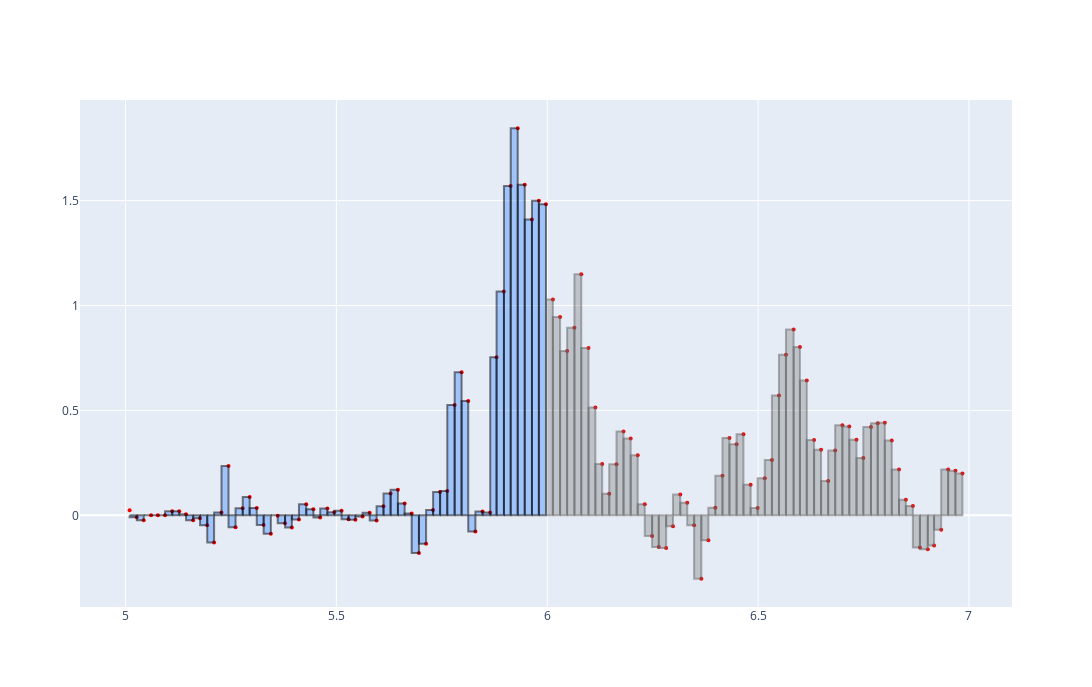

Notebook code for this chart:
### Markdown cell above
### From Data to Integrals ###

### Code cell
# smaller slice of time
df_slice = df[(df['time']>5) & (df['time']<7)]
time = df_slice['time'].values
accel = df_slice['az (m/s^2) shifted'].values
fig = go.Figure()
fig.add_trace(go.Scatter(x=time, y = accel, mode='markers',showlegend=False, marker=dict(color='red', size=4)))
#fig.show()

# add rectangles, e.g. Riemann sum, right endpoint approximation
for i in range(1,len(time)):
    t1 = time[i]
    t0 = time[i-1]
    a = accel[i]
    rect_t = [t0,t1,t1,t0,t0]
    rect_a = [0,0,a,a,0]
    if t1<6:
        fig.add_trace(go.Scatter(x=rect_t,y=rect_a,fill='toself',fillcolor='rgba(0, 100, 255, 0.3)',mode='lines',line=dict(color='rgba(0,0,0,0.5)'),
        showlegend=False))
    else:
        fig.add_trace(go.Scatter(x=rect_t,y=rect_a,fill='toself',fillcolor='rgba(100, 100, 100, 0.3)',mode='lines',line=dict(color='rgba(100,100,100,0.5)'),
        showlegend=False))
# Set figure size (in pixels)
fig.update_layout(
    width=1100,
    height=687
)
fig.show()

### Figure 1 — Plotly figure (JSON) as saved in the notebook; plotly's stock layout.template omitted (floating-point values rounded to 4 significant figures)
{"data": [{"marker": {"color": "red", "size": 4}, "mode": "markers", "showlegend": false, "type": "scatter", "x": [5.01, 5.027, 5.043, 5.061, 5.077, 5.094, 5.111, 5.127, 5.144, 5.16, 5.177, 5.194, 5.21, 5.228, 5.244, 5.261, 5.278, 5.294, 5.311, 5.328, 5.345, 5.361, 5.378, 5.395, 5.411, 5.429, 5.446, 5.462, 5.479, 5.495, 5.512, 5.529, 5.545, 5.562, 5.579, 5.595, 5.612, 5.629, 5.646, 5.662, 5.679, 5.696, 5.713, 5.729, 5.746, 5.763, 5.781, 5.797, 5.813, 5.83, 5.847, 5.865, 5.88, 5.897, 5.913, 5.93, 5.947, 5.964, 5.98, 5.997, 6.013, 6.03, 6.047, 6.064, 6.081, 6.098, 6.114, 6.13, 6.147, 6.164, 6.181, 6.198, 6.215, 6.231, 6.249, 6.264, 6.282, 6.298, 6.316, 6.332, 6.348, 6.365, 6.382, 6.399, 6.416, 6.432, 6.449, 6.465, 6.482, 6.499, 6.516, 6.533, 6.55, 6.566, 6.584, 6.599, 6.615, 6.633, 6.649, 6.666, 6.683, 6.7, 6.716, 6.733, 6.749, 6.768, 6.784, 6.8, 6.817, 6.834, 6.85, 6.867, 6.884, 6.902, 6.917, 6.934, 6.951, 6.968, 6.984], "y": [0.02433, -0.009171, -0.02347, 0.0004287, 0.0004287, 0.0004287, 0.01953, 0.01953, 0.005229, -0.02347, -0.01387, -0.04747, -0.1288, 0.01423, 0.2349, -0.05637, 0.03393, 0.08713, 0.03513, -0.04567, -0.08817, -0.001371, -0.03787, -0.05757, -0.01987, 0.05243, 0.02913, -0.009771, 0.03273, 0.01483, 0.02143, -0.01807, -0.02107, -0.005471, 0.01193, -0.02457, 0.04363, 0.104, 0.1219, 0.05663, 0.009329, -0.1798, -0.1356, 0.02593, 0.1114, 0.1155, 0.5264, 0.6822, 0.5452, -0.07707, 0.01843, 0.01333, 0.754, 1.067, 1.57, 1.844, 1.576, 1.41, 1.499, 1.482, 1.028, 0.9452, 0.7828, 0.8944, 1.148, 0.7978, 0.5137, 0.2447, 0.1033, 0.2438, 0.3999, 0.3662, 0.2864, 0.05343, -0.09807, -0.151, -0.1559, -0.05187, 0.09893, 0.06063, -0.04747, -0.3016, -0.1191, 0.03583, 0.1883, 0.369, 0.3391, 0.387, 0.1462, 0.03463, 0.1765, 0.2638, 0.5717, 0.7655, 0.8853, 0.802, 0.6432, 0.3592, 0.3126, 0.1634, 0.3085, 0.4298, 0.424, 0.3602, 0.273, 0.4207, 0.4386, 0.441, 0.3569, 0.219, 0.07463, 0.04463, -0.1534, -0.1615, -0.1436, -0.06897, 0.2191, 0.212, 0.1996]}, {"fill": "toself", "fillcolor": "rgba(0, 100, 255, 0.3)", "line": {"color": "rgba(0, 0, 0, 0.5)"}, "mode": "lines", "showlegend": false, "type": "scatter", "x": [5.01, 5.027, 5.027, 5.01, 5.01], "y": [0, 0, -0.009171, -0.009171, 0]}, {"fill": "toself", "fillcolor": "rgba(0, 100, 255, 0.3)", "line": {"color": "rgba(0, 0, 0, 0.5)"}, "mode": "lines", "showlegend": false, "type": "scatter", "x": [5.027, 5.043, 5.043, 5.027, 5.027], "y": [0, 0, -0.02347, -0.02347, 0]}, {"fill": "toself", "fillcolor": "rgba(0, 100, 255, 0.3)", "line": {"color": "rgba(0, 0, 0, 0.5)"}, "mode": "lines", "showlegend": false, "type": "scatter", "x": [5.043, 5.061, 5.061, 5.043, 5.043], "y": [0, 0, 0.0004287, 0.0004287, 0]}, {"fill": "toself", "fillcolor": "rgba(0, 100, 255, 0.3)", "line": {"color": "rgba(0, 0, 0, 0.5)"}, "mode": "lines", "showlegend": false, "type": "scatter", "x": [5.061, 5.077, 5.077, 5.061, 5.061], "y": [0, 0, 0.0004287, 0.0004287, 0]}, {"fill": "toself", "fillcolor": "rgba(0, 100, 255, 0.3)", "line": {"color": "rgba(0, 0, 0, 0.5)"}, "mode": "lines", "showlegend": false, "type": "scatter", "x": [5.077, 5.094, 5.094, 5.077, 5.077], "y": [0, 0, 0.0004287, 0.0004287, 0]}, {"fill": "toself", "fillcolor": "rgba(0, 100, 255, 0.3)", "line": {"color": "rgba(0, 0, 0, 0.5)"}, "mode": "lines", "showlegend": false, "type": "scatter", "x": [5.094, 5.111, 5.111, 5.094, 5.094], "y": [0, 0, 0.01953, 0.01953, 0]}, {"fill": "toself", "fillcolor": "rgba(0, 100, 255, 0.3)", "line": {"color": "rgba(0, 0, 0, 0.5)"}, "mode": "lines", "showlegend": false, "type": "scatter", "x": [5.111, 5.127, 5.127, 5.111, 5.111], "y": [0, 0, 0.01953, 0.01953, 0]}, {"fill": "toself", "fillcolor": "rgba(0, 100, 255, 0.3)", "line": {"color": "rgba(0, 0, 0, 0.5)"}, "mode": "lines", "showlegend": false, "type": "scatter", "x": [5.127, 5.144, 5.144, 5.127, 5.127], "y": [0, 0, 0.005229, 0.005229, 0]}, {"fill": "toself", "fillcolor": "rgba(0, 100, 255, 0.3)", "line": {"color": "rgba(0, 0, 0, 0.5)"}, "mode": "lines", "showlegend": false, "type": "scatter", "x": [5.144, 5.16, 5.16, 5.144, 5.144], "y": [0, 0, -0.02347, -0.02347, 0]}, {"fill": "toself", "fillcolor": "rgba(0, 100, 255, 0.3)", "line": {"color": "rgba(0, 0, 0, 0.5)"}, "mode": "lines", "showlegend": false, "type": "scatter", "x": [5.16, 5.177, 5.177, 5.16, 5.16], "y": [0, 0, -0.01387, -0.01387, 0]}, {"fill": "toself", "fillcolor": "rgba(0, 100, 255, 0.3)", "line": {"color": "rgba(0, 0, 0, 0.5)"}, "mode": "lines", "showlegend": false, "type": "scatter", "x": [5.177, 5.194, 5.194, 5.177, 5.177], "y": [0, 0, -0.04747, -0.04747, 0]}, {"fill": "toself", "fillcolor": "rgba(0, 100, 255, 0.3)", "line": {"color": "rgba(0, 0, 0, 0.5)"}, "mode": "lines", "showlegend": false, "type": "scatter", "x": [5.194, 5.21, 5.21, 5.194, 5.194], "y": [0, 0, -0.1288, -0.1288, 0]}, {"fill": "toself", "fillcolor": "rgba(0, 100, 255, 0.3)", "line": {"color": "rgba(0, 0, 0, 0.5)"}, "mode": "lines", "showlegend": false, "type": "scatter", "x": [5.21, 5.228, 5.228, 5.21, 5.21], "y": [0, 0, 0.01423, 0.01423, 0]}, {"fill": "toself", "fillcolor": "rgba(0, 100, 255, 0.3)", "line": {"color": "rgba(0, 0, 0, 0.5)"}, "mode": "lines", "showlegend": false, "type": "scatter", "x": [5.228, 5.244, 5.244, 5.228, 5.228], "y": [0, 0, 0.2349, 0.2349, 0]}, {"fill": "toself", "fillcolor": "rgba(0, 100, 255, 0.3)", "line": {"color": "rgba(0, 0, 0, 0.5)"}, "mode": "lines", "showlegend": false, "type": "scatter", "x": [5.244, 5.261, 5.261, 5.244, 5.244], "y": [0, 0, -0.05637, -0.05637, 0]}, {"fill": "toself", "fillcolor": "rgba(0, 100, 255, 0.3)", "line": {"color": "rgba(0, 0, 0, 0.5)"}, "mode": "lines", "showlegend": false, "type": "scatter", "x": [5.261, 5.278, 5.278, 5.261, 5.261], "y": [0, 0, 0.03393, 0.03393, 0]}, {"fill": "toself", "fillcolor": "rgba(0, 100, 255, 0.3)", "line": {"color": "rgba(0, 0, 0, 0.5)"}, "mode": "lines", "showlegend": false, "type": "scatter", "x": [5.278, 5.294, 5.294, 5.278, 5.278], "y": [0, 0, 0.08713, 0.08713, 0]}, {"fill": "toself", "fillcolor": "rgba(0, 100, 255, 0.3)", "line": {"color": "rgba(0, 0, 0, 0.5)"}, "mode": "lines", "showlegend": false, "type": "scatter", "x": [5.294, 5.311, 5.311, 5.294, 5.294], "y": [0, 0, 0.03513, 0.03513, 0]}, {"fill": "toself", "fillcolor": "rgba(0, 100, 255, 0.3)", "line": {"color": "rgba(0, 0, 0, 0.5)"}, "mode": "lines", "showlegend": false, "type": "scatter", "x": [5.311, 5.328, 5.328, 5.311, 5.311], "y": [0, 0, -0.04567, -0.04567, 0]}, {"fill": "toself", "fillcolor": "rgba(0, 100, 255, 0.3)", "line": {"color": "rgba(0, 0, 0, 0.5)"}, "mode": "lines", "showlegend": false, "type": "scatter", "x": [5.328, 5.345, 5.345, 5.328, 5.328], "y": [0, 0, -0.08817, -0.08817, 0]}, {"fill": "toself", "fillcolor": "rgba(0, 100, 255, 0.3)", "line": {"color": "rgba(0, 0, 0, 0.5)"}, "mode": "lines", "showlegend": false, "type": "scatter", "x": [5.345, 5.361, 5.361, 5.345, 5.345], "y": [0, 0, -0.001371, -0.001371, 0]}, {"fill": "toself", "fillcolor": "rgba(0, 100, 255, 0.3)", "line": {"color": "rgba(0, 0, 0, 0.5)"}, "mode": "lines", "showlegend": false, "type": "scatter", "x": [5.361, 5.378, 5.378, 5.361, 5.361], "y": [0, 0, -0.03787, -0.03787, 0]}, {"fill": "toself", "fillcolor": "rgba(0, 100, 255, 0.3)", "line": {"color": "rgba(0, 0, 0, 0.5)"}, "mode": "lines", "showlegend": false, "type": "scatter", "x": [5.378, 5.395, 5.395, 5.378, 5.378], "y": [0, 0, -0.05757, -0.05757, 0]}, {"fill": "toself", "fillcolor": "rgba(0, 100, 255, 0.3)", "line": {"color": "rgba(0, 0, 0, 0.5)"}, "mode": "lines", "showlegend": false, "type": "scatter", "x": [5.395, 5.411, 5.411, 5.395, 5.395], "y": [0, 0, -0.01987, -0.01987, 0]}, {"fill": "toself", "fillcolor": "rgba(0, 100, 255, 0.3)", "line": {"color": "rgba(0, 0, 0, 0.5)"}, "mode": "lines", "showlegend": false, "type": "scatter", "x": [5.411, 5.429, 5.429, 5.411, 5.411], "y": [0, 0, 0.05243, 0.05243, 0]}, {"fill": "toself", "fillcolor": "rgba(0, 100, 255, 0.3)", "line": {"color": "rgba(0, 0, 0, 0.5)"}, "mode": "lines", "showlegend": false, "type": "scatter", "x": [5.429, 5.446, 5.446, 5.429, 5.429], "y": [0, 0, 0.02913, 0.02913, 0]}, {"fill": "toself", "fillcolor": "rgba(0, 100, 255, 0.3)", "line": {"color": "rgba(0, 0, 0, 0.5)"}, "mode": "lines", "showlegend": false, "type": "scatter", "x": [5.446, 5.462, 5.462, 5.446, 5.446], "y": [0, 0, -0.009771, -0.009771, 0]}, {"fill": "toself", "fillcolor": "rgba(0, 100, 255, 0.3)", "line": {"color": "rgba(0, 0, 0, 0.5)"}, "mode": "lines", "showlegend": false, "type": "scatter", "x": [5.462, 5.479, 5.479, 5.462, 5.462], "y": [0, 0, 0.03273, 0.03273, 0]}, {"fill": "toself", "fillcolor": "rgba(0, 100, 255, 0.3)", "line": {"color": "rgba(0, 0, 0, 0.5)"}, "mode": "lines", "showlegend": false, "type": "scatter", "x": [5.479, 5.495, 5.495, 5.479, 5.479], "y": [0, 0, 0.01483, 0.01483, 0]}, {"fill": "toself", "fillcolor": "rgba(0, 100, 255, 0.3)", "line": {"color": "rgba(0, 0, 0, 0.5)"}, "mode": "lines", "showlegend": false, "type": "scatter", "x": [5.495, 5.512, 5.512, 5.495, 5.495], "y": [0, 0, 0.02143, 0.02143, 0]}, {"fill": "toself", "fillcolor": "rgba(0, 100, 255, 0.3)", "line": {"color": "rgba(0, 0, 0, 0.5)"}, "mode": "lines", "showlegend": false, "type": "scatter", "x": [5.512, 5.529, 5.529, 5.512, 5.512], "y": [0, 0, -0.01807, -0.01807, 0]}, {"fill": "toself", "fillcolor": "rgba(0, 100, 255, 0.3)", "line": {"color": "rgba(0, 0, 0, 0.5)"}, "mode": "lines", "showlegend": false, "type": "scatter", "x": [5.529, 5.545, 5.545, 5.529, 5.529], "y": [0, 0, -0.02107, -0.02107, 0]}, {"fill": "toself", "fillcolor": "rgba(0, 100, 255, 0.3)", "line": {"color": "rgba(0, 0, 0, 0.5)"}, "mode": "lines", "showlegend": false, "type": "scatter", "x": [5.545, 5.562, 5.562, 5.545, 5.545], "y": [0, 0, -0.005471, -0.005471, 0]}, {"fill": "toself", "fillcolor": "rgba(0, 100, 255, 0.3)", "line": {"color": "rgba(0, 0, 0, 0.5)"}, "mode": "lines", "showlegend": false, "type": "scatter", "x": [5.562, 5.579, 5.579, 5.562, 5.562], "y": [0, 0, 0.01193, 0.01193, 0]}, {"fill": "toself", "fillcolor": "rgba(0, 100, 255, 0.3)", "line": {"color": "rgba(0, 0, 0, 0.5)"}, "mode": "lines", "showlegend": false, "type": "scatter", "x": [5.579, 5.595, 5.595, 5.579, 5.579], "y": [0, 0, -0.02457, -0.02457, 0]}, {"fill": "toself", "fillcolor": "rgba(0, 100, 255, 0.3)", "line": {"color": "rgba(0, 0, 0, 0.5)"}, "mode": "lines", "showlegend": false, "type": "scatter", "x": [5.595, 5.612, 5.612, 5.595, 5.595], "y": [0, 0, 0.04363, 0.04363, 0]}, {"fill": "toself", "fillcolor": "rgba(0, 100, 255, 0.3)", "line": {"color": "rgba(0, 0, 0, 0.5)"}, "mode": "lines", "showlegend": false, "type": "scatter", "x": [5.612, 5.629, 5.629, 5.612, 5.612], "y": [0, 0, 0.104, 0.104, 0]}, {"fill": "toself", "fillcolor": "rgba(0, 100, 255, 0.3)", "line": {"color": "rgba(0, 0, 0, 0.5)"}, "mode": "lines", "showlegend": false, "type": "scatter", "x": [5.629, 5.646, 5.646, 5.629, 5.629], "y": [0, 0, 0.1219, 0.1219, 0]}, {"fill": "toself", "fillcolor": "rgba(0, 100, 255, 0.3)", "line": {"color": "rgba(0, 0, 0, 0.5)"}, "mode": "lines", "showlegend": false, "type": "scatter", "x": [5.646, 5.662, 5.662, 5.646, 5.646], "y": [0, 0, 0.05663, 0.05663, 0]}, {"fill": "toself", "fillcolor": "rgba(0, 100, 255, 0.3)", "line": {"color": "rgba(0, 0, 0, 0.5)"}, "mode": "lines", "showlegend": false, "type": "scatter", "x": [5.662, 5.679, 5.679, 5.662, 5.662], "y": [0, 0, 0.009329, 0.009329, 0]}, {"fill": "toself", "fillcolor": "rgba(0, 100, 255, 0.3)", "line": {"color": "rgba(0, 0, 0, 0.5)"}, "mode": "lines", "showlegend": false, "type": "scatter", "x": [5.679, 5.696, 5.696, 5.679, 5.679], "y": [0, 0, -0.1798, -0.1798, 0]}, {"fill": "toself", "fillcolor": "rgba(0, 100, 255, 0.3)", "line": {"color": "rgba(0, 0, 0, 0.5)"}, "mode": "lines", "showlegend": false, "type": "scatter", "x": [5.696, 5.713, 5.713, 5.696, 5.696], "y": [0, 0, -0.1356, -0.1356, 0]}, {"fill": "toself", "fillcolor": "rgba(0, 100, 255, 0.3)", "line": {"color": "rgba(0, 0, 0, 0.5)"}, "mode": "lines", "showlegend": false, "type": "scatter", "x": [5.713, 5.729, 5.729, 5.713, 5.713], "y": [0, 0, 0.02593, 0.02593, 0]}, {"fill": "toself", "fillcolor": "rgba(0, 100, 255, 0.3)", "line": {"color": "rgba(0, 0, 0, 0.5)"}, "mode": "lines", "showlegend": false, "type": "scatter", "x": [5.729, 5.746, 5.746, 5.729, 5.729], "y": [0, 0, 0.1114, 0.1114, 0]}, {"fill": "toself", "fillcolor": "rgba(0, 100, 255, 0.3)", "line": {"color": "rgba(0, 0, 0, 0.5)"}, "mode": "lines", "showlegend": false, "type": "scatter", "x": [5.746, 5.763, 5.763, 5.746, 5.746], "y": [0, 0, 0.1155, 0.1155, 0]}, {"fill": "toself", "fillcolor": "rgba(0, 100, 255, 0.3)", "line": {"color": "rgba(0, 0, 0, 0.5)"}, "mode": "lines", "showlegend": false, "type": "scatter", "x": [5.763, 5.781, 5.781, 5.763, 5.763], "y": [0, 0, 0.5264, 0.5264, 0]}, {"fill": "toself", "fillcolor": "rgba(0, 100, 255, 0.3)", "line": {"color": "rgba(0, 0, 0, 0.5)"}, "mode": "lines", "showlegend": false, "type": "scatter", "x": [5.781, 5.797, 5.797, 5.781, 5.781], "y": [0, 0, 0.6822, 0.6822, 0]}, {"fill": "toself", "fillcolor": "rgba(0, 100, 255, 0.3)", "line": {"color": "rgba(0, 0, 0, 0.5)"}, "mode": "lines", "showlegend": false, "type": "scatter", "x": [5.797, 5.813, 5.813, 5.797, 5.797], "y": [0, 0, 0.5452, 0.5452, 0]}, {"fill": "toself", "fillcolor": "rgba(0, 100, 255, 0.3)", "line": {"color": "rgba(0, 0, 0, 0.5)"}, "mode": "lines", "showlegend": false, "type": "scatter", "x": [5.813, 5.83, 5.83, 5.813, 5.813], "y": [0, 0, -0.07707, -0.07707, 0]}, {"fill": "toself", "fillcolor": "rgba(0, 100, 255, 0.3)", "line": {"color": "rgba(0, 0, 0, 0.5)"}, "mode": "lines", "showlegend": false, "type": "scatter", "x": [5.83, 5.847, 5.847, 5.83, 5.83], "y": [0, 0, 0.01843, 0.01843, 0]}, {"fill": "toself", "fillcolor": "rgba(0, 100, 255, 0.3)", "line": {"color": "rgba(0, 0, 0, 0.5)"}, "mode": "lines", "showlegend": false, "type": "scatter", "x": [5.847, 5.865, 5.865, 5.847, 5.847], "y": [0, 0, 0.01333, 0.01333, 0]}, {"fill": "toself", "fillcolor": "rgba(0, 100, 255, 0.3)", "line": {"color": "rgba(0, 0, 0, 0.5)"}, "mode": "lines", "showlegend": false, "type": "scatter", "x": [5.865, 5.88, 5.88, 5.865, 5.865], "y": [0, 0, 0.754, 0.754, 0]}, {"fill": "toself", "fillcolor": "rgba(0, 100, 255, 0.3)", "line": {"color": "rgba(0, 0, 0, 0.5)"}, "mode": "lines", "showlegend": false, "type": "scatter", "x": [5.88, 5.897, 5.897, 5.88, 5.88], "y": [0, 0, 1.067, 1.067, 0]}, {"fill": "toself", "fillcolor": "rgba(0, 100, 255, 0.3)", "line": {"color": "rgba(0, 0, 0, 0.5)"}, "mode": "lines", "showlegend": false, "type": "scatter", "x": [5.897, 5.913, 5.913, 5.897, 5.897], "y": [0, 0, 1.57, 1.57, 0]}, {"fill": "toself", "fillcolor": "rgba(0, 100, 255, 0.3)", "line": {"color": "rgba(0, 0, 0, 0.5)"}, "mode": "lines", "showlegend": false, "type": "scatter", "x": [5.913, 5.93, 5.93, 5.913, 5.913], "y": [0, 0, 1.844, 1.844, 0]}, {"fill": "toself", "fillcolor": "rgba(0, 100, 255, 0.3)", "line": {"color": "rgba(0, 0, 0, 0.5)"}, "mode": "lines", "showlegend": false, "type": "scatter", "x": [5.93, 5.947, 5.947, 5.93, 5.93], "y": [0, 0, 1.576, 1.576, 0]}, {"fill": "toself", "fillcolor": "rgba(0, 100, 255, 0.3)", "line": {"color": "rgba(0, 0, 0, 0.5)"}, "mode": "lines", "showlegend": false, "type": "scatter", "x": [5.947, 5.964, 5.964, 5.947, 5.947], "y": [0, 0, 1.41, 1.41, 0]}, {"fill": "toself", "fillcolor": "rgba(0, 100, 255, 0.3)", "line": {"color": "rgba(0, 0, 0, 0.5)"}, "mode": "lines", "showlegend": false, "type": "scatter", "x": [5.964, 5.98, 5.98, 5.964, 5.964], "y": [0, 0, 1.499, 1.499, 0]}, {"fill": "toself", "fillcolor": "rgba(0, 100, 255, 0.3)", "line": {"color": "rgba(0, 0, 0, 0.5)"}, "mode": "lines", "showlegend": false, "type": "scatter", "x": [5.98, 5.997, 5.997, 5.98, 5.98], "y": [0, 0, 1.482, 1.482, 0]}, {"fill": "toself", "fillcolor": "rgba(100, 100, 100, 0.3)", "line": {"color": "rgba(100,100,100,0.5)"}, "mode": "lines", "showlegend": false, "type": "scatter", "x": [5.997, 6.013, 6.013, 5.997, 5.997], "y": [0, 0, 1.028, 1.028, 0]}, {"fill": "toself", "fillcolor": "rgba(100, 100, 100, 0.3)", "line": {"color": "rgba(100,100,100,0.5)"}, "mode": "lines", "showlegend": false, "type": "scatter", "x": [6.013, 6.03, 6.03, 6.013, 6.013], "y": [0, 0, 0.9452, 0.9452, 0]}, {"fill": "toself", "fillcolor": "rgba(100, 100, 100, 0.3)", "line": {"color": "rgba(100,100,100,0.5)"}, "mode": "lines", "showlegend": false, "type": "scatter", "x": [6.03, 6.047, 6.047, 6.03, 6.03], "y": [0, 0, 0.7828, 0.7828, 0]}, {"fill": "toself", "fillcolor": "rgba(100, 100, 100, 0.3)", "line": {"color": "rgba(100,100,100,0.5)"}, "mode": "lines", "showlegend": false, "type": "scatter", "x": [6.047, 6.064, 6.064, 6.047, 6.047], "y": [0, 0, 0.8944, 0.8944, 0]}, {"fill": "toself", "fillcolor": "rgba(100, 100, 100, 0.3)", "line": {"color": "rgba(100,100,100,0.5)"}, "mode": "lines", "showlegend": false, "type": "scatter", "x": [6.064, 6.081, 6.081, 6.064, 6.064], "y": [0, 0, 1.148, 1.148, 0]}, {"fill": "toself", "fillcolor": "rgba(100, 100, 100, 0.3)", "line": {"color": "rgba(100,100,100,0.5)"}, "mode": "lines", "showlegend": false, "type": "scatter", "x": [6.081, 6.098, 6.098, 6.081, 6.081], "y": [0, 0, 0.7978, 0.7978, 0]}, {"fill": "toself", "fillcolor": "rgba(100, 100, 100, 0.3)", "line": {"color": "rgba(100,100,100,0.5)"}, "mode": "lines", "showlegend": false, "type": "scatter", "x": [6.098, 6.114, 6.114, 6.098, 6.098], "y": [0, 0, 0.5137, 0.5137, 0]}, {"fill": "toself", "fillcolor": "rgba(100, 100, 100, 0.3)", "line": {"color": "rgba(100,100,100,0.5)"}, "mode": "lines", "showlegend": false, "type": "scatter", "x": [6.114, 6.13, 6.13, 6.114, 6.114], "y": [0, 0, 0.2447, 0.2447, 0]}, {"fill": "toself", "fillcolor": "rgba(100, 100, 100, 0.3)", "line": {"color": "rgba(100,100,100,0.5)"}, "mode": "lines", "showlegend": false, "type": "scatter", "x": [6.13, 6.147, 6.147, 6.13, 6.13], "y": [0, 0, 0.1033, 0.1033, 0]}, {"fill": "toself", "fillcolor": "rgba(100, 100, 100, 0.3)", "line": {"color": "rgba(100,100,100,0.5)"}, "mode": "lines", "showlegend": false, "type": "scatter", "x": [6.147, 6.164, 6.164, 6.147, 6.147], "y": [0, 0, 0.2438, 0.2438, 0]}, {"fill": "toself", "fillcolor": "rgba(100, 100, 100, 0.3)", "line": {"color": "rgba(100,100,100,0.5)"}, "mode": "lines", "showlegend": false, "type": "scatter", "x": [6.164, 6.181, 6.181, 6.164, 6.164], "y": [0, 0, 0.3999, 0.3999, 0]}, {"fill": "toself", "fillcolor": "rgba(100, 100, 100, 0.3)", "line": {"color": "rgba(100,100,100,0.5)"}, "mode": "lines", "showlegend": false, "type": "scatter", "x": [6.181, 6.198, 6.198, 6.181, 6.181], "y": [0, 0, 0.3662, 0.3662, 0]}, {"fill": "toself", "fillcolor": "rgba(100, 100, 100, 0.3)", "line": {"color": "rgba(100,100,100,0.5)"}, "mode": "lines", "showlegend": false, "type": "scatter", "x": [6.198, 6.215, 6.215, 6.198, 6.198], "y": [0, 0, 0.2864, 0.2864, 0]}, {"fill": "toself", "fillcolor": "rgba(100, 100, 100, 0.3)", "line": {"color": "rgba(100,100,100,0.5)"}, "mode": "lines", "showlegend": false, "type": "scatter", "x": [6.215, 6.231, 6.231, 6.215, 6.215], "y": [0, 0, 0.05343, 0.05343, 0]}, {"fill": "toself", "fillcolor": "rgba(100, 100, 100, 0.3)", "line": {"color": "rgba(100,100,100,0.5)"}, "mode": "lines", "showlegend": false, "type": "scatter", "x": [6.231, 6.249, 6.249, 6.231, 6.231], "y": [0, 0, -0.09807, -0.09807, 0]}, {"fill": "toself", "fillcolor": "rgba(100, 100, 100, 0.3)", "line": {"color": "rgba(100,100,100,0.5)"}, "mode": "lines", "showlegend": false, "type": "scatter", "x": [6.249, 6.264, 6.264, 6.249, 6.249], "y": [0, 0, -0.151, -0.151, 0]}, {"fill": "toself", "fillcolor": "rgba(100, 100, 100, 0.3)", "line": {"color": "rgba(100,100,100,0.5)"}, "mode": "lines", "showlegend": false, "type": "scatter", "x": [6.264, 6.282, 6.282, 6.264, 6.264], "y": [0, 0, -0.1559, -0.1559, 0]}, {"fill": "toself", "fillcolor": "rgba(100, 100, 100, 0.3)", "line": {"color": "rgba(100,100,100,0.5)"}, "mode": "lines", "showlegend": false, "type": "scatter", "x": [6.282, 6.298, 6.298, 6.282, 6.282], "y": [0, 0, -0.05187, -0.05187, 0]}, {"fill": "toself", "fillcolor": "rgba(100, 100, 100, 0.3)", "line": {"color": "rgba(100,100,100,0.5)"}, "mode": "lines", "showlegend": false, "type": "scatter", "x": [6.298, 6.316, 6.316, 6.298, 6.298], "y": [0, 0, 0.09893, 0.09893, 0]}, {"fill": "toself", "fillcolor": "rgba(100, 100, 100, 0.3)", "line": {"color": "rgba(100,100,100,0.5)"}, "mode": "lines", "showlegend": false, "type": "scatter", "x": [6.316, 6.332, 6.332, 6.316, 6.316], "y": [0, 0, 0.06063, 0.06063, 0]}, {"fill": "toself", "fillcolor": "rgba(100, 100, 100, 0.3)", "line": {"color": "rgba(100,100,100,0.5)"}, "mode": "lines", "showlegend": false, "type": "scatter", "x": [6.332, 6.348, 6.348, 6.332, 6.332], "y": [0, 0, -0.04747, -0.04747, 0]}, {"fill": "toself", "fillcolor": "rgba(100, 100, 100, 0.3)", "line": {"color": "rgba(100,100,100,0.5)"}, "mode": "lines", "showlegend": false, "type": "scatter", "x": [6.348, 6.365, 6.365, 6.348, 6.348], "y": [0, 0, -0.3016, -0.3016, 0]}, {"fill": "toself", "fillcolor": "rgba(100, 100, 100, 0.3)", "line": {"color": "rgba(100,100,100,0.5)"}, "mode": "lines", "showlegend": false, "type": "scatter", "x": [6.365, 6.382, 6.382, 6.365, 6.365], "y": [0, 0, -0.1191, -0.1191, 0]}, {"fill": "toself", "fillcolor": "rgba(100, 100, 100, 0.3)", "line": {"color": "rgba(100,100,100,0.5)"}, "mode": "lines", "showlegend": false, "type": "scatter", "x": [6.382, 6.399, 6.399, 6.382, 6.382], "y": [0, 0, 0.03583, 0.03583, 0]}, {"fill": "toself", "fillcolor": "rgba(100, 100, 100, 0.3)", "line": {"color": "rgba(100,100,100,0.5)"}, "mode": "lines", "showlegend": false, "type": "scatter", "x": [6.399, 6.416, 6.416, 6.399, 6.399], "y": [0, 0, 0.1883, 0.1883, 0]}, {"fill": "toself", "fillcolor": "rgba(100, 100, 100, 0.3)", "line": {"color": "rgba(100,100,100,0.5)"}, "mode": "lines", "showlegend": false, "type": "scatter", "x": [6.416, 6.432, 6.432, 6.416, 6.416], "y": [0, 0, 0.369, 0.369, 0]}, {"fill": "toself", "fillcolor": "rgba(100, 100, 100, 0.3)", "line": {"color": "rgba(100,100,100,0.5)"}, "mode": "lines", "showlegend": false, "type": "scatter", "x": [6.432, 6.449, 6.449, 6.432, 6.432], "y": [0, 0, 0.3391, 0.3391, 0]}, {"fill": "toself", "fillcolor": "rgba(100, 100, 100, 0.3)", "line": {"color": "rgba(100,100,100,0.5)"}, "mode": "lines", "showlegend": false, "type": "scatter", "x": [6.449, 6.465, 6.465, 6.449, 6.449], "y": [0, 0, 0.387, 0.387, 0]}, {"fill": "toself", "fillcolor": "rgba(100, 100, 100, 0.3)", "line": {"color": "rgba(100,100,100,0.5)"}, "mode": "lines", "showlegend": false, "type": "scatter", "x": [6.465, 6.482, 6.482, 6.465, 6.465], "y": [0, 0, 0.1462, 0.1462, 0]}, {"fill": "toself", "fillcolor": "rgba(100, 100, 100, 0.3)", "line": {"color": "rgba(100,100,100,0.5)"}, "mode": "lines", "showlegend": false, "type": "scatter", "x": [6.482, 6.499, 6.499, 6.482, 6.482], "y": [0, 0, 0.03463, 0.03463, 0]}, {"fill": "toself", "fillcolor": "rgba(100, 100, 100, 0.3)", "line": {"color": "rgba(100,100,100,0.5)"}, "mode": "lines", "showlegend": false, "type": "scatter", "x": [6.499, 6.516, 6.516, 6.499, 6.499], "y": [0, 0, 0.1765, 0.1765, 0]}, {"fill": "toself", "fillcolor": "rgba(100, 100, 100, 0.3)", "line": {"color": "rgba(100,100,100,0.5)"}, "mode": "lines", "showlegend": false, "type": "scatter", "x": [6.516, 6.533, 6.533, 6.516, 6.516], "y": [0, 0, 0.2638, 0.2638, 0]}, {"fill": "toself", "fillcolor": "rgba(100, 100, 100, 0.3)", "line": {"color": "rgba(100,100,100,0.5)"}, "mode": "lines", "showlegend": false, "type": "scatter", "x": [6.533, 6.55, 6.55, 6.533, 6.533], "y": [0, 0, 0.5717, 0.5717, 0]}, {"fill": "toself", "fillcolor": "rgba(100, 100, 100, 0.3)", "line": {"color": "rgba(100,100,100,0.5)"}, "mode": "lines", "showlegend": false, "type": "scatter", "x": [6.55, 6.566, 6.566, 6.55, 6.55], "y": [0, 0, 0.7655, 0.7655, 0]}, {"fill": "toself", "fillcolor": "rgba(100, 100, 100, 0.3)", "line": {"color": "rgba(100,100,100,0.5)"}, "mode": "lines", "showlegend": false, "type": "scatter", "x": [6.566, 6.584, 6.584, 6.566, 6.566], "y": [0, 0, 0.8853, 0.8853, 0]}, {"fill": "toself", "fillcolor": "rgba(100, 100, 100, 0.3)", "line": {"color": "rgba(100,100,100,0.5)"}, "mode": "lines", "showlegend": false, "type": "scatter", "x": [6.584, 6.599, 6.599, 6.584, 6.584], "y": [0, 0, 0.802, 0.802, 0]}, {"fill": "toself", "fillcolor": "rgba(100, 100, 100, 0.3)", "line": {"color": "rgba(100,100,100,0.5)"}, "mode": "lines", "showlegend": false, "type": "scatter", "x": [6.599, 6.615, 6.615, 6.599, 6.599], "y": [0, 0, 0.6432, 0.6432, 0]}, {"fill": "toself", "fillcolor": "rgba(100, 100, 100, 0.3)", "line": {"color": "rgba(100,100,100,0.5)"}, "mode": "lines", "showlegend": false, "type": "scatter", "x": [6.615, 6.633, 6.633, 6.615, 6.615], "y": [0, 0, 0.3592, 0.3592, 0]}, {"fill": "toself", "fillcolor": "rgba(100, 100, 100, 0.3)", "line": {"color": "rgba(100,100,100,0.5)"}, "mode": "lines", "showlegend": false, "type": "scatter", "x": [6.633, 6.649, 6.649, 6.633, 6.633], "y": [0, 0, 0.3126, 0.3126, 0]}, {"fill": "toself", "fillcolor": "rgba(100, 100, 100, 0.3)", "line": {"color": "rgba(100,100,100,0.5)"}, "mode": "lines", "showlegend": false, "type": "scatter", "x": [6.649, 6.666, 6.666, 6.649, 6.649], "y": [0, 0, 0.1634, 0.1634, 0]}, {"fill": "toself", "fillcolor": "rgba(100, 100, 100, 0.3)", "line": {"color": "rgba(100,100,100,0.5)"}, "mode": "lines", "showlegend": false, "type": "scatter", "x": [6.666, 6.683, 6.683, 6.666, 6.666], "y": [0, 0, 0.3085, 0.3085, 0]}, {"fill": "toself", "fillcolor": "rgba(100, 100, 100, 0.3)", "line": {"color": "rgba(100,100,100,0.5)"}, "mode": "lines", "showlegend": false, "type": "scatter", "x": [6.683, 6.7, 6.7, 6.683, 6.683], "y": [0, 0, 0.4298, 0.4298, 0]}, {"fill": "toself", "fillcolor": "rgba(100, 100, 100, 0.3)", "line": {"color": "rgba(100,100,100,0.5)"}, "mode": "lines", "showlegend": false, "type": "scatter", "x": [6.7, 6.716, 6.716, 6.7, 6.7], "y": [0, 0, 0.424, 0.424, 0]}, {"fill": "toself", "fillcolor": "rgba(100, 100, 100, 0.3)", "line": {"color": "rgba(100,100,100,0.5)"}, "mode": "lines", "showlegend": false, "type": "scatter", "x": [6.716, 6.733, 6.733, 6.716, 6.716], "y": [0, 0, 0.3602, 0.3602, 0]}, {"fill": "toself", "fillcolor": "rgba(100, 100, 100, 0.3)", "line": {"color": "rgba(100,100,100,0.5)"}, "mode": "lines", "showlegend": false, "type": "scatter", "x": [6.733, 6.749, 6.749, 6.733, 6.733], "y": [0, 0, 0.273, 0.273, 0]}, {"fill": "toself", "fillcolor": "rgba(100, 100, 100, 0.3)", "line": {"color": "rgba(100,100,100,0.5)"}, "mode": "lines", "showlegend": false, "type": "scatter", "x": [6.749, 6.768, 6.768, 6.749, 6.749], "y": [0, 0, 0.4207, 0.4207, 0]}, {"fill": "toself", "fillcolor": "rgba(100, 100, 100, 0.3)", "line": {"color": "rgba(100,100,100,0.5)"}, "mode": "lines", "showlegend": false, "type": "scatter", "x": [6.768, 6.784, 6.784, 6.768, 6.768], "y": [0, 0, 0.4386, 0.4386, 0]}, {"fill": "toself", "fillcolor": "rgba(100, 100, 100, 0.3)", "line": {"color": "rgba(100,100,100,0.5)"}, "mode": "lines", "showlegend": false, "type": "scatter", "x": [6.784, 6.8, 6.8, 6.784, 6.784], "y": [0, 0, 0.441, 0.441, 0]}, {"fill": "toself", "fillcolor": "rgba(100, 100, 100, 0.3)", "line": {"color": "rgba(100,100,100,0.5)"}, "mode": "lines", "showlegend": false, "type": "scatter", "x": [6.8, 6.817, 6.817, 6.8, 6.8], "y": [0, 0, 0.3569, 0.3569, 0]}, {"fill": "toself", "fillcolor": "rgba(100, 100, 100, 0.3)", "line": {"color": "rgba(100,100,100,0.5)"}, "mode": "lines", "showlegend": false, "type": "scatter", "x": [6.817, 6.834, 6.834, 6.817, 6.817], "y": [0, 0, 0.219, 0.219, 0]}, {"fill": "toself", "fillcolor": "rgba(100, 100, 100, 0.3)", "line": {"color": "rgba(100,100,100,0.5)"}, "mode": "lines", "showlegend": false, "type": "scatter", "x": [6.834, 6.85, 6.85, 6.834, 6.834], "y": [0, 0, 0.07463, 0.07463, 0]}, {"fill": "toself", "fillcolor": "rgba(100, 100, 100, 0.3)", "line": {"color": "rgba(100,100,100,0.5)"}, "mode": "lines", "showlegend": false, "type": "scatter", "x": [6.85, 6.867, 6.867, 6.85, 6.85], "y": [0, 0, 0.04463, 0.04463, 0]}, {"fill": "toself", "fillcolor": "rgba(100, 100, 100, 0.3)", "line": {"color": "rgba(100,100,100,0.5)"}, "mode": "lines", "showlegend": false, "type": "scatter", "x": [6.867, 6.884, 6.884, 6.867, 6.867], "y": [0, 0, -0.1534, -0.1534, 0]}, {"fill": "toself", "fillcolor": "rgba(100, 100, 100, 0.3)", "line": {"color": "rgba(100,100,100,0.5)"}, "mode": "lines", "showlegend": false, "type": "scatter", "x": [6.884, 6.902, 6.902, 6.884, 6.884], "y": [0, 0, -0.1615, -0.1615, 0]}, {"fill": "toself", "fillcolor": "rgba(100, 100, 100, 0.3)", "line": {"color": "rgba(100,100,100,0.5)"}, "mode": "lines", "showlegend": false, "type": "scatter", "x": [6.902, 6.917, 6.917, 6.902, 6.902], "y": [0, 0, -0.1436, -0.1436, 0]}, {"fill": "toself", "fillcolor": "rgba(100, 100, 100, 0.3)", "line": {"color": "rgba(100,100,100,0.5)"}, "mode": "lines", "showlegend": false, "type": "scatter", "x": [6.917, 6.934, 6.934, 6.917, 6.917], "y": [0, 0, -0.06897, -0.06897, 0]}, {"fill": "toself", "fillcolor": "rgba(100, 100, 100, 0.3)", "line": {"color": "rgba(100,100,100,0.5)"}, "mode": "lines", "showlegend": false, "type": "scatter", "x": [6.934, 6.951, 6.951, 6.934, 6.934], "y": [0, 0, 0.2191, 0.2191, 0]}, {"fill": "toself", "fillcolor": "rgba(100, 100, 100, 0.3)", "line": {"color": "rgba(100,100,100,0.5)"}, "mode": "lines", "showlegend": false, "type": "scatter", "x": [6.951, 6.968, 6.968, 6.951, 6.951], "y": [0, 0, 0.212, 0.212, 0]}, {"fill": "toself", "fillcolor": "rgba(100, 100, 100, 0.3)", "line": {"color": "rgba(100,100,100,0.5)"}, "mode": "lines", "showlegend": false, "type": "scatter", "x": [6.968, 6.984, 6.984, 6.968, 6.968], "y": [0, 0, 0.1996, 0.1996, 0]}], "layout": {"height": 687, "width": 1100, "xaxis": {"autorange": true, "range": [4.892, 7.102], "type": "linear"}, "yaxis": {"autorange": true, "range": [-0.4367, 1.979], "type": "linear"}}}
